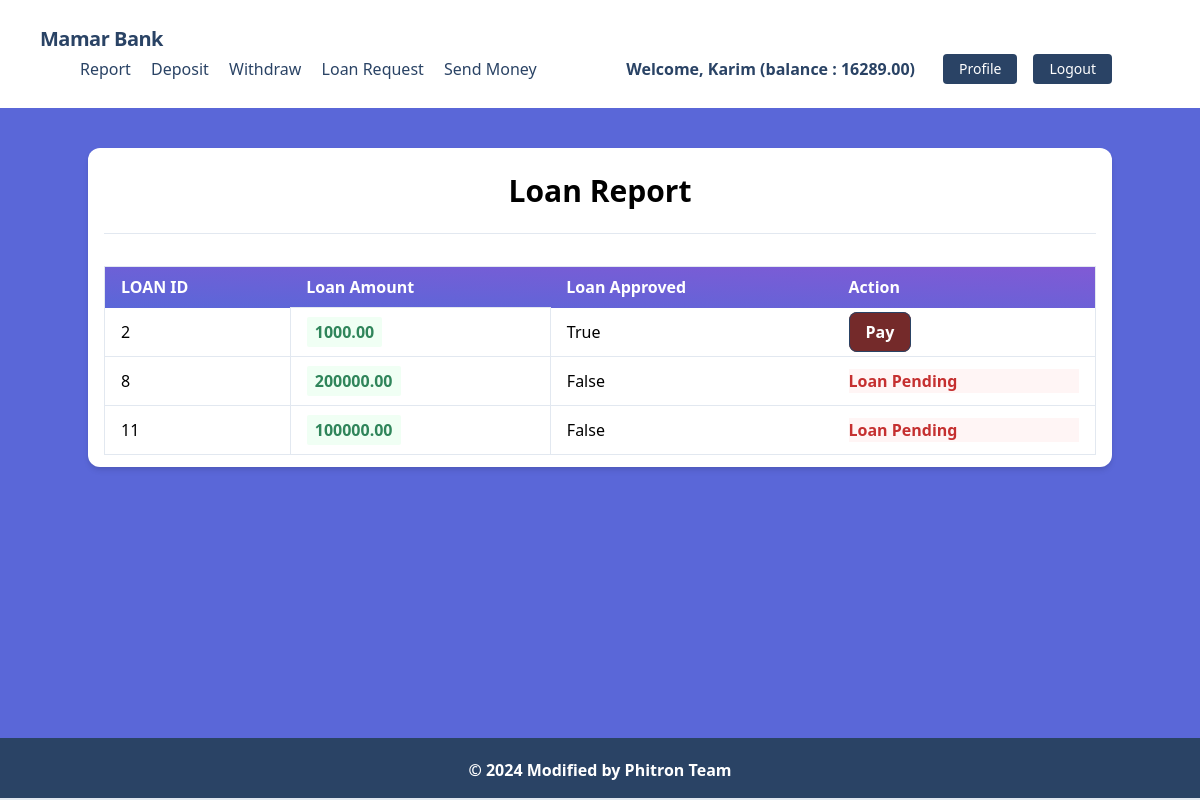
/transactions/loans/ (signed in), run on the app's committed database.
### accounts/models.py (models this page shows, shortened)
class UserBankAccount(models.Model):
    user = models.OneToOneField(User, related_name='account', on_delete=models.CASCADE)
    account_type = models.CharField(max_length=10, choices=ACCOUNT_TYPE)
    account_no = models.IntegerField(unique=True)
    birth_date = models.DateField(null=True, blank=True)
    gender = models.CharField(max_length=10, choices=GENDER_TYPE)
    initial_deposit_date = models.DateField(auto_now_add=True)
    balance= models.DecimalField(default=0, max_digits=12, decimal_places=2)
    bankrupt = models.BooleanField(default=False)

### transactions/models.py (models this page shows)
class Transaction(models.Model):
    account = models.ForeignKey(UserBankAccount, related_name = 'transactions', on_delete = models.CASCADE) # ekjon user er multiple transactions hote pare
    amount = models.DecimalField(decimal_places=2, max_digits = 12)
    balance_after_transaction = models.DecimalField(decimal_places=2, max_digits = 12)
    transaction_type = models.IntegerField(choices=TRANSACTION_TYPE, null = True)
    timestamp = models.DateTimeField(auto_now_add=True)
    loan_approve = models.BooleanField(default=False)
    class Meta:
        ordering = ['timestamp']

### transactions/views.py (the view)
# urls.py: path("loans/", LoanListView.as_view(), name="loan_list"),
class LoanListView(LoginRequiredMixin,ListView):
    model = Transaction
    template_name = 'transactions/loan_request.html'
    context_object_name = 'loans' # loan list ta ei loans context er moddhe thakbe
    def get_queryset(self):
        user_account = self.request.user.account
        queryset = Transaction.objects.filter(account=user_account,transaction_type=3)
        print(queryset)
        return queryset

### transactions/templates/transactions/loan_request.html (shortened to what this page needs)
{% extends 'base.html' %}
{% block content %}
<div class="my-10 py-3 px-4 bg-white rounded-xl shadow-md">
  <h1 class="font-bold text-3xl text-center pb-5 pt-2">Loan Report</h1>
  <hr />
  <table
    class="table-auto mx-auto w-full px-5 rounded-xl mt-8 border dark:border-neutral-500"
  >
    <thead class="bg-purple-900 text-white text-left">
      <tr
        class="bg-gradient-to-tr from-indigo-600 to-purple-600 rounded-md py-2 px-4 text-white font-bold"
      >
        <th class="px-4 py-2">LOAN ID</th>
        <th class="px-4 py-2">Loan Amount</th>
        <th class="px-4 py-2">Loan Approved</th>
        <th class="px-4 py-2">Action</th>
      </tr>
    </thead>
    <tbody>
      {% for loan in loans %}
      <tr class="border-b dark:border-neutral-500">
        <td class="px-4 py-2">
         {{ loan.id }}
        </td>
        <td class="px-4 py-3 text-s border">
          <span
            class="px-2 py-1 font-bold leading-tight rounded-sm text-green-700 bg-green-100"
          >
            {{ loan.amount }}
          </span>
        </td>
        <td class="px-4 py-2">
          {{ loan.loan_approve }}
        </td>
        <td class="px-4 py-2">
          {% if loan.loan_approve %}
          <a class="font-bold bg-red-900 text-white hover:text-blue-900 hover:bg-white border border-blue-900 font-bold px-4 py-2 rounded-lg" href='{% url "pay_loan" loan.id %}'>Pay</a>
          {% else %}
          <p class="font-bold text-red-700 bg-red-100">Loan Pending</p>
          {% endif %}
        </td>
      </tr>
      {% endfor %}
    </tbody>
  </table>
</div>
{% endblock %}

### core/templates/base.html (shortened to what this page needs)
{% load static %}
<!DOCTYPE html>
<html lang="en">
    <head>
        <link href="https://unpkg.com/tailwindcss@^1.0/dist/tailwind.min.css" rel="stylesheet">
    </head>
    <body class="bg-indigo-600">
        {% include 'navbar.html' %}
        {% block body %}
            <div class="lg:container lg:mx-auto" id="main">
                {% block content %}
                {% endblock %}
            </div>
            {% include 'footer.html' %}
        {% endblock %}
    </body>
</html>

### core/templates/navbar.html (shortened to what this page needs)
<nav class="flex items-center justify-between flex-wrap bg-white p-6 px-10">
    <div class="flex items-center flex-shrink-0 text-white mr-6">
        <span class="font-semibold text-xl tracking-tight text-blue-900"><a href="/">Mamar Bank</a></span>
    </div>
    <div class="w-full block flex-grow lg:flex lg:items-center lg:w-auto px-10">
        {% if request.user.is_authenticated %}
            <div class="text-md lg:flex-grow">
                <a href="{% url 'transaction_report' %}" class="block mt-4 lg:inline-block lg:mt-0 text-blue-900 hover:text-red-900 hover:font-black mr-4">
                    Report
                </a>
                <a href="{% url 'deposit_money' %}" class="block mt-4 lg:inline-block lg:mt-0 text-blue-900 hover:text-red-900 hover:font-black mr-4">
                    Deposit
                </a>
                <a href="{% url 'withdraw_money' %}" class="block mt-4 lg:inline-block lg:mt-0 text-blue-900 hover:text-red-900 hover:font-black mr-4">
                    Withdraw
                </a>
                <a href="{% url 'loan_request' %}" class="block mt-4 lg:inline-block lg:mt-0 text-blue-900 hover:text-red-900 hover:font-black mr-4">
                    Loan Request
                </a>
                <a href="{% url 'transfer_amount' %}" class="block mt-4 lg:inline-block lg:mt-0 text-blue-900 hover:text-red-900 hover:font-black mr-4">
                    Send Money
                </a>
            </div>
            <div class="flex w-auto">
                <div class="text-blue-900 my-auto font-black px-5">Welcome, {{ request.user.first_name }} (balance : {{request.user.account.balance}}) </div>
                <a href="{% url 'profile' %}" class="mx-2 inline-block font-medium text-sm px-4 py-2 leading-none bg-blue-900 rounded text-white border-white hover:border-transparent hover:text-dark hover:bg-red-700 mt-4 lg:mt-0">Profile</a>
                <a href="{% url 'logout' %}" class="mx-2 inline-block font-medium text-sm px-4 py-2 leading-none bg-blue-900 rounded text-white border-white hover:border-transparent hover:text-dark hover:bg-red-700 mt-4 lg:mt-0">Logout</a>
            </div>
        {% endif %}
    </div>
</nav>

### core/templates/footer.html
<footer class="footer bg-blue-900 text-white relative border-b-2 mt-10">
    <div class="container mx-auto px-6">
        <div class="mt-5 flex flex-col items-center">
            <div class="sm:w-2/3 text-center py-0 pb-2">
                <p class="text-md text-white font-bold mb-2">
                    © {% now "Y" %} Modified by Phitron Team
                </p>
            </div>
        </div>
    </div>
</footer>

### core/templates/base.html (style rules this page uses)
footer { position: fixed !important; bottom: 0 !important; width: 100%; }

### data on the page
Transaction: id "2", amount "1000.00", loan_approve "True", shows "Pay"
Transaction: id "8", amount "200000.00", loan_approve "False", shows "Loan Pending"
Transaction: id "11", amount "100000.00", loan_approve "False", shows "Loan Pending"

### other printed values
{{ request.user.first_name }} "Karim"
{{ request.user.account.balance }} "16289.00"
